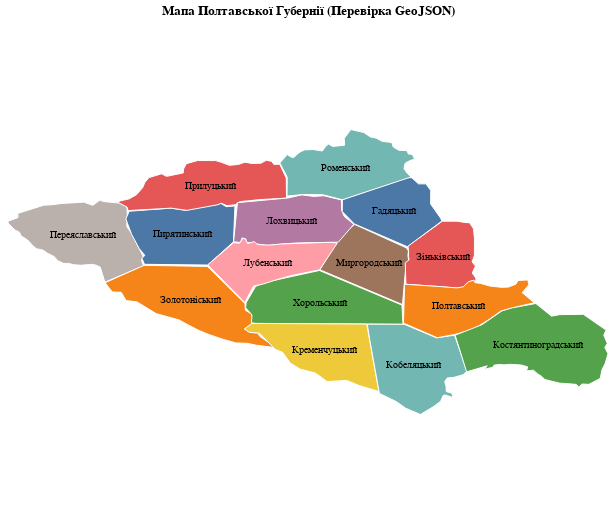

Notebook source saved alongside this figure:
### Markdown cell above
#### Intermediate analysis
- Seems like something bad happened in `1848`, it could be Cholera. In Europe that period is refered as **"Springtime of Nations"**

- We can clearly see that apart from the year `1846`, there on average **more boys born than girls**. This conforms to the average ratio of `105:95` (the boys are born more frequently).

### Code cell
import geopandas as gpd
import altair as alt
import pandas as pd

# 1. Завантажуємо ваш новостворений файл
gdf = gpd.read_file('poltava_named_regions.geojson')

# 2. Підготовка центроїдів для підписів
# Altair потребує окремих колонок lat/lon для тексту
# (Попередження про CRS можна ігнорувати для простої візуалізації)
gdf['centroid_lon'] = gdf.geometry.centroid.x
gdf['centroid_lat'] = gdf.geometry.centroid.y

# Замінюємо NaN (де join не спрацював) на "Невідомо", щоб графік не впав
gdf['name'] = gdf['name'].fillna('Невідомо')

# 3. Шар полігонів (Мапа)
polygons = alt.Chart(gdf).mark_geoshape(
    stroke='white',
    strokeWidth=1
).encode(
    # Фарбуємо в різні кольори за назвою. 
    # Якщо 'Невідомо' - буде сірим (залежить від схеми, або можна задати умову)
    color=alt.Color('name:N', legend=None), 
    tooltip=['name', 'id'] # При наведенні покаже назву
).properties(
    width=600,
    height=500,
    title='Мапа Полтавської Губернії (Перевірка GeoJSON)'
)

# 4. Шар тексту (Назви повітів)
labels = alt.Chart(gdf).mark_text(
    color='black',
    fontSize=10,
    font='Arial'
).encode(
    longitude='centroid_lon:Q',
    latitude='centroid_lat:Q',
    text='name:N'
)

chart = alt.layer(polygons, labels).project(
    type='identity',
     reflectY=True 
)

chart.display()

### Figure 1 — Vega-Lite specification as saved in the notebook (floating-point values rounded to 4 significant figures)
{"config": {"view": {"continuousWidth": 300, "continuousHeight": 300}}, "layer": [{"mark": {"type": "geoshape", "stroke": "white", "strokeWidth": 1}, "encoding": {"color": {"field": "name", "legend": null, "type": "nominal"}, "tooltip": [{"field": "name", "type": "nominal"}, {"field": "id", "type": "quantitative"}]}, "title": "Мапа Полтавської Губернії (Перевірка GeoJSON)"}, {"mark": {"type": "text", "color": "black", "font": "Arial", "fontSize": 10}, "encoding": {"latitude": {"field": "centroid_lat", "type": "quantitative"}, "longitude": {"field": "centroid_lon", "type": "quantitative"}, "text": {"field": "name", "type": "nominal"}}}], "data": {"name": "data-cffb19be69095be8f831410d95e8da10"}, "height": 500, "projection": {"reflectY": true, "type": "identity"}, "width": 600, "$schema": "https://vega.github.io/schema/vega-lite/v6.1.0.json", "datasets": {"data-cffb19be69095be8f831410d95e8da10": [{"name": "Переяславський", "id": 0, "centroid_lon": 31.38, "centroid_lat": 50.25, "type": "Feature", "geometry": {"type": "Polygon", "coordinates": [[[31.68, 50.52], [31.72, 50.51], [31.74, 50.51], [31.74, 50.47], [31.75, 50.43], [31.74, 50.33], [31.79, 50.25], [31.84, 50.16], [31.88, 50.08], [31.86, 50.04], [31.88, 50.0], [31.56, 49.86], [31.52, 49.99], [31.49, 50.0], [31.45, 50.01], [31.36, 50.0], [31.3, 50.01], [31.26, 50.02], [31.21, 50.02], [31.16, 50.04], [31.13, 50.08], [31.08, 50.1], [31.04, 50.13], [30.99, 50.14], [30.96, 50.16], [30.91, 50.21], [30.86, 50.25], [30.84, 50.28], [30.81, 50.3], [30.75, 50.36], [30.75, 50.37], [30.83, 50.4], [30.83, 50.44], [31.05, 50.51], [31.11, 50.51], [31.2, 50.52], [31.38, 50.53], [31.46, 50.5], [31.51, 50.55], [31.56, 50.53], [31.68, 50.52]]]}}, {"name": "Золотоніський", "id": 1, "centroid_lon": 32.27, "centroid_lat": 49.71, "type": "Feature", "geometry": {"type": "Polygon", "coordinates": [[[31.89, 50.0], [32.41, 49.99], [32.73, 49.68], [32.73, 49.63], [32.79, 49.6], [32.8, 49.54], [32.78, 49.51], [32.74, 49.48], [32.77, 49.44], [32.84, 49.44], [32.85, 49.41], [32.95, 49.35], [32.98, 49.32], [32.82, 49.33], [32.75, 49.35], [32.66, 49.35], [32.54, 49.39], [32.43, 49.42], [32.34, 49.46], [32.25, 49.51], [32.18, 49.55], [31.99, 49.6], [31.83, 49.7], [31.74, 49.71], [31.69, 49.78], [31.62, 49.78], [31.56, 49.86], [31.89, 50.0]]]}}, {"name": "Пирятинський", "id": 2, "centroid_lon": 32.21, "centroid_lat": 50.26, "type": "Feature", "geometry": {"type": "Polygon", "coordinates": [[[32.65, 50.5], [32.63, 50.2], [32.42, 50.01], [31.89, 50.01], [31.87, 50.06], [31.89, 50.09], [31.84, 50.14], [31.78, 50.26], [31.75, 50.35], [31.73, 50.39], [31.75, 50.43], [31.76, 50.46], [32.11, 50.48], [32.24, 50.46], [32.33, 50.49], [32.48, 50.51], [32.53, 50.52], [32.57, 50.49], [32.65, 50.5]]]}}, {"name": "Прилуцький", "id": 3, "centroid_lon": 32.44, "centroid_lat": 50.66, "type": "Feature", "geometry": {"type": "Polygon", "coordinates": [[[32.65, 50.51], [32.68, 50.53], [32.71, 50.54], [32.77, 50.54], [32.84, 50.55], [33.08, 50.56], [33.08, 50.73], [33.02, 50.85], [32.97, 50.85], [32.95, 50.87], [32.91, 50.88], [32.86, 50.86], [32.79, 50.85], [32.73, 50.87], [32.67, 50.85], [32.6, 50.84], [32.52, 50.87], [32.48, 50.88], [32.43, 50.88], [32.33, 50.88], [32.24, 50.85], [32.22, 50.81], [32.21, 50.78], [32.07, 50.75], [32.03, 50.77], [31.93, 50.74], [31.89, 50.69], [31.88, 50.65], [31.82, 50.59], [31.76, 50.56], [31.69, 50.54], [31.66, 50.53], [31.74, 50.49], [31.75, 50.46], [32.11, 50.48], [32.24, 50.46], [32.5, 50.51], [32.53, 50.52], [32.58, 50.5], [32.65, 50.51]]]}}, {"name": "Хорольський", "id": 4, "centroid_lon": 33.36, "centroid_lat": 49.69, "type": "Feature", "geometry": {"type": "Polygon", "coordinates": [[[33.35, 49.96], [32.91, 49.86], [32.82, 49.83], [32.74, 49.69], [32.74, 49.65], [32.79, 49.59], [32.78, 49.52], [32.82, 49.52], [34.05, 49.51], [34.04, 49.67], [33.35, 49.96]]]}}, {"name": "Миргородський", "id": 5, "centroid_lon": 33.77, "centroid_lat": 50.02, "type": "Feature", "geometry": {"type": "Polygon", "coordinates": [[[33.36, 49.97], [33.53, 50.26], [33.65, 50.34], [34.08, 50.15], [34.1, 50.12], [34.09, 50.08], [34.1, 50.04], [34.08, 50.01], [34.05, 49.67], [33.36, 49.97]]]}}, {"name": "Лохвицький", "id": 6, "centroid_lon": 33.12, "centroid_lat": 50.37, "type": "Feature", "geometry": {"type": "Polygon", "coordinates": [[[33.54, 50.55], [33.39, 50.58], [33.31, 50.58], [33.2, 50.59], [33.09, 50.57], [32.67, 50.53], [32.63, 50.2], [32.69, 50.19], [32.71, 50.23], [32.74, 50.22], [32.74, 50.19], [32.8, 50.19], [32.83, 50.18], [32.91, 50.17], [33.14, 50.19], [33.51, 50.2], [33.64, 50.35], [33.56, 50.41], [33.54, 50.47], [33.54, 50.55]]]}}, {"name": "Лубенський", "id": 7, "centroid_lon": 32.92, "centroid_lat": 50.02, "type": "Feature", "geometry": {"type": "Polygon", "coordinates": [[[32.64, 50.19], [32.42, 50.01], [32.73, 49.69], [32.8, 49.83], [32.88, 49.85], [32.98, 49.88], [33.11, 49.92], [33.35, 49.97], [33.5, 50.19], [33.47, 50.19], [33.4, 50.19], [33.03, 50.18], [32.94, 50.17], [32.87, 50.17], [32.83, 50.18], [32.81, 50.2], [32.75, 50.19], [32.73, 50.22], [32.71, 50.23], [32.7, 50.2], [32.68, 50.19], [32.64, 50.19]]]}}, {"name": "Кременчуцький", "id": 8, "centroid_lon": 33.4, "centroid_lat": 49.3, "type": "Feature", "geometry": {"type": "Polygon", "coordinates": [[[33.85, 48.95], [33.75, 49.51], [32.79, 49.52], [32.72, 49.47], [32.76, 49.44], [32.85, 49.44], [32.98, 49.3], [33.05, 49.27], [33.11, 49.18], [33.19, 49.13], [33.32, 49.1], [33.37, 49.07], [33.42, 49.03], [33.58, 49.04], [33.69, 49.0], [33.85, 48.95]]]}}, {"name": "Кобеляцький", "id": 9, "centroid_lon": 34.14, "centroid_lat": 49.17, "type": "Feature", "geometry": {"type": "Polygon", "coordinates": [[[34.59, 49.12], [34.48, 49.42], [34.33, 49.4], [34.06, 49.51], [33.75, 49.51], [33.77, 49.39], [33.85, 48.93], [33.99, 48.86], [34.07, 48.81], [34.2, 48.76], [34.31, 48.83], [34.37, 48.87], [34.39, 48.91], [34.4, 48.92], [34.47, 48.9], [34.46, 48.93], [34.41, 48.95], [34.41, 48.99], [34.4, 49.03], [34.42, 49.06], [34.48, 49.07], [34.55, 49.09], [34.59, 49.12]]]}}, {"name": "Зіньківський", "id": 10, "centroid_lon": 34.38, "centroid_lat": 50.07, "type": "Feature", "geometry": {"type": "Polygon", "coordinates": [[[34.38, 50.37], [34.5, 50.37], [34.57, 50.36], [34.61, 50.36], [34.64, 50.31], [34.65, 50.23], [34.65, 50.16], [34.65, 50.09], [34.63, 50.03], [34.66, 50.0], [34.63, 49.94], [34.66, 49.9], [34.66, 49.87], [34.62, 49.87], [34.58, 49.84], [34.55, 49.82], [34.49, 49.81], [34.37, 49.82], [34.08, 49.84], [34.07, 50.02], [34.1, 50.05], [34.1, 50.08], [34.1, 50.12], [34.09, 50.16], [34.38, 50.37]]]}}, {"name": "Полтавський", "id": 11, "centroid_lon": 34.52, "centroid_lat": 49.66, "type": "Feature", "geometry": {"type": "Polygon", "coordinates": [[[34.06, 49.84], [34.06, 49.52], [34.34, 49.4], [34.48, 49.42], [34.64, 49.47], [34.77, 49.55], [34.87, 49.62], [35.05, 49.67], [35.15, 49.69], [35.05, 49.77], [35.1, 49.84], [35.1, 49.88], [35.01, 49.88], [34.99, 49.85], [34.93, 49.82], [34.87, 49.82], [34.78, 49.83], [34.7, 49.85], [34.65, 49.86], [34.64, 49.88], [34.6, 49.87], [34.55, 49.82], [34.5, 49.81], [34.36, 49.83], [34.06, 49.84]]]}}, {"name": "Костянтиноградський", "id": 12, "centroid_lon": 35.18, "centroid_lat": 49.34, "type": "Feature", "geometry": {"type": "Polygon", "coordinates": [[[34.49, 49.42], [34.58, 49.11], [34.76, 49.16], [34.73, 49.13], [34.77, 49.14], [34.8, 49.15], [34.81, 49.17], [34.85, 49.17], [34.9, 49.17], [34.95, 49.18], [35.04, 49.17], [35.09, 49.15], [35.08, 49.12], [35.12, 49.12], [35.14, 49.13], [35.18, 49.1], [35.21, 49.08], [35.24, 49.05], [35.36, 49.02], [35.5, 49.01], [35.52, 48.98], [35.55, 49.01], [35.61, 49.01], [35.7, 49.06], [35.71, 49.13], [35.74, 49.18], [35.77, 49.26], [35.74, 49.32], [35.76, 49.35], [35.73, 49.42], [35.75, 49.46], [35.56, 49.59], [35.36, 49.59], [35.29, 49.58], [35.16, 49.68], [34.96, 49.65], [34.88, 49.62], [34.71, 49.51], [34.49, 49.42]]]}}, {"name": "Гадяцький", "id": 13, "centroid_lon": 33.98, "centroid_lat": 50.46, "type": "Feature", "geometry": {"type": "Polygon", "coordinates": [[[33.54, 50.55], [34.08, 50.74], [34.13, 50.73], [34.18, 50.68], [34.24, 50.68], [34.28, 50.63], [34.28, 50.52], [34.37, 50.4], [34.38, 50.37], [34.09, 50.16], [33.64, 50.35], [33.54, 50.45], [33.54, 50.55]]]}}, {"name": "Роменський", "id": 14, "centroid_lon": 33.57, "centroid_lat": 50.82, "type": "Feature", "geometry": {"type": "Polygon", "coordinates": [[[33.02, 50.86], [33.08, 50.74], [33.08, 50.58], [33.21, 50.6], [33.38, 50.59], [33.54, 50.55], [34.12, 50.74], [34.09, 50.77], [34.06, 50.81], [34.07, 50.86], [34.11, 50.88], [34.15, 50.89], [34.13, 50.93], [34.1, 50.93], [34.08, 50.96], [34.01, 50.97], [33.97, 50.99], [33.96, 51.03], [33.88, 51.04], [33.83, 51.07], [33.78, 51.08], [33.72, 51.11], [33.62, 51.14], [33.56, 51.06], [33.56, 51.01], [33.46, 51.0], [33.43, 51.02], [33.4, 50.99], [33.38, 50.96], [33.3, 50.97], [33.23, 50.97], [33.19, 50.95], [33.17, 50.93], [33.14, 50.91], [33.12, 50.91], [33.1, 50.92], [33.08, 50.93], [33.06, 50.9], [33.02, 50.86]]]}}]}}
